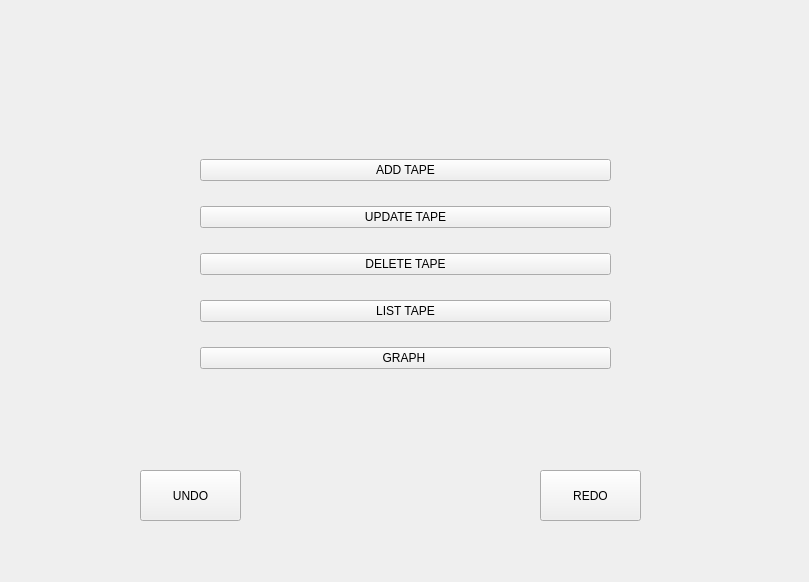
<?xml version="1.0" encoding="UTF-8"?>
<ui version="4.0">
 <class>ModeAForm</class>
 <widget class="QWidget" name="ModeAForm">
  <property name="geometry">
   <rect>
    <x>0</x>
    <y>0</y>
    <width>809</width>
    <height>582</height>
   </rect>
  </property>
  <property name="windowTitle">
   <string>Form</string>
  </property>
  <widget class="QWidget" name="verticalLayoutWidget">
   <property name="geometry">
    <rect>
     <x>200</x>
     <y>140</y>
     <width>411</width>
     <height>251</height>
    </rect>
   </property>
   <layout class="QVBoxLayout" name="verticalLayout">
    <item>
     <widget class="QPushButton" name="add_tape_button">
      <property name="text">
       <string>ADD TAPE</string>
      </property>
     </widget>
    </item>
    <item>
     <widget class="QPushButton" name="update_tape_button">
      <property name="text">
       <string>UPDATE TAPE</string>
      </property>
     </widget>
    </item>
    <item>
     <widget class="QPushButton" name="delete_tape_button_">
      <property name="text">
       <string>DELETE TAPE</string>
      </property>
     </widget>
    </item>
    <item>
     <widget class="QPushButton" name="list_tape_button">
      <property name="text">
       <string>LIST TAPE</string>
      </property>
     </widget>
    </item>
    <item>
     <widget class="QPushButton" name="graph_button">
      <property name="text">
       <string>GRAPH </string>
      </property>
     </widget>
    </item>
   </layout>
  </widget>
  <widget class="QPushButton" name="undo_button">
   <property name="geometry">
    <rect>
     <x>140</x>
     <y>470</y>
     <width>101</width>
     <height>51</height>
    </rect>
   </property>
   <property name="text">
    <string>UNDO</string>
   </property>
  </widget>
  <widget class="QPushButton" name="redo_button">
   <property name="geometry">
    <rect>
     <x>540</x>
     <y>470</y>
     <width>101</width>
     <height>51</height>
    </rect>
   </property>
   <property name="text">
    <string>REDO</string>
   </property>
  </widget>
 </widget>
 <resources/>
 <connections/>
</ui>
